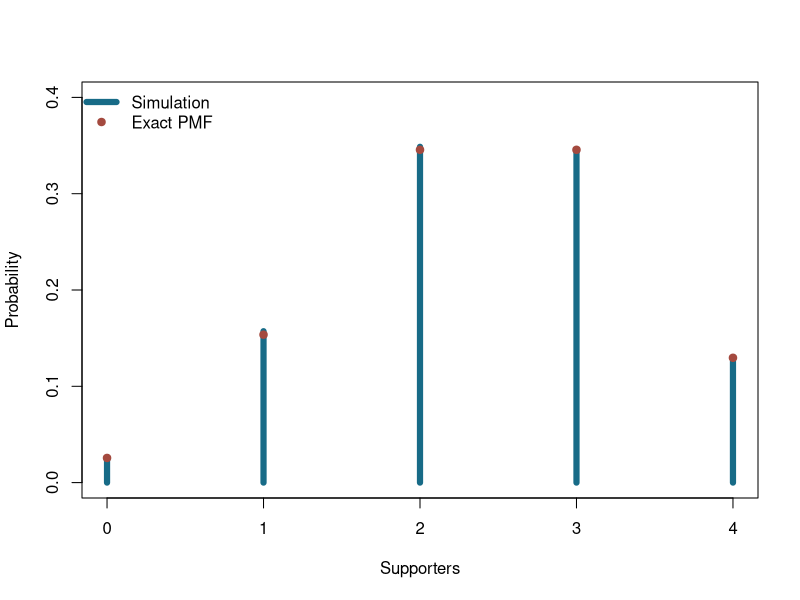
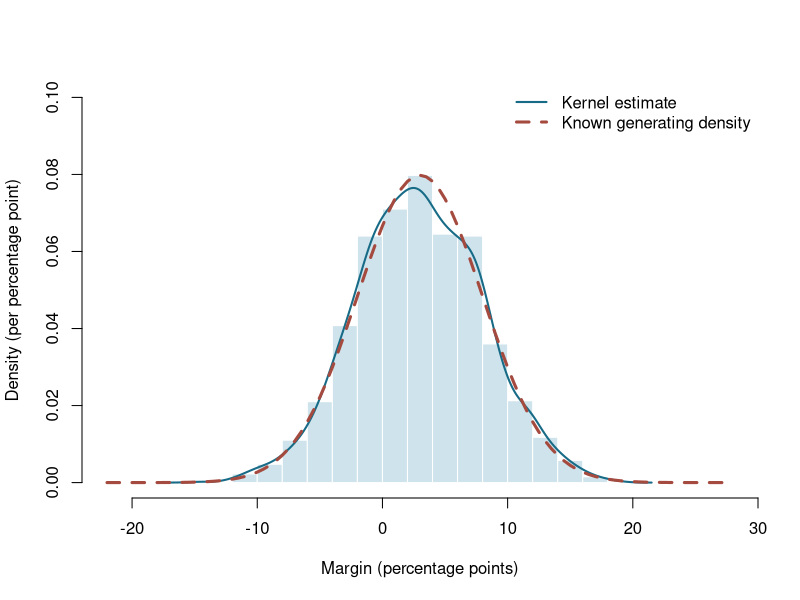
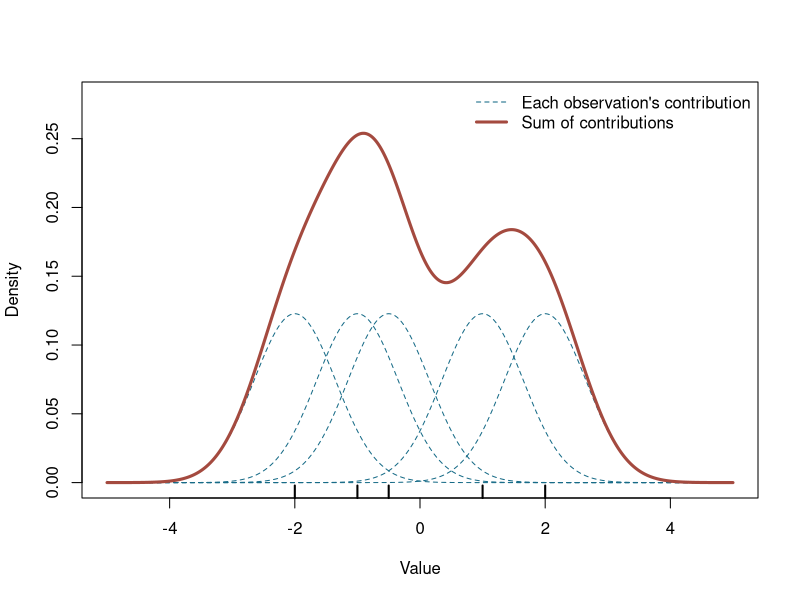
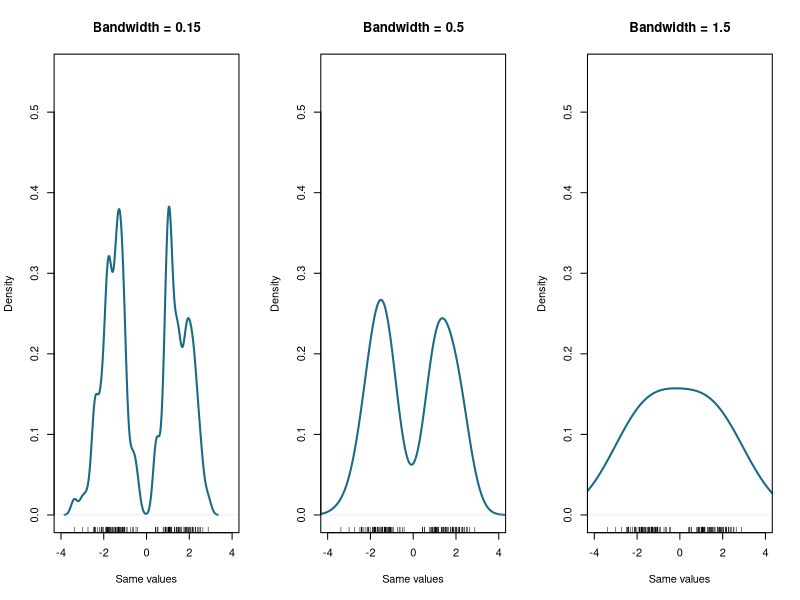
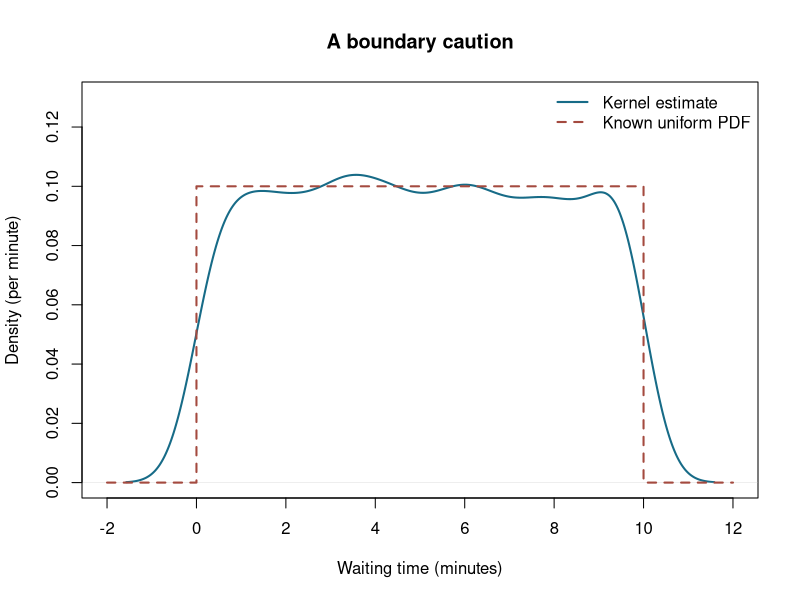
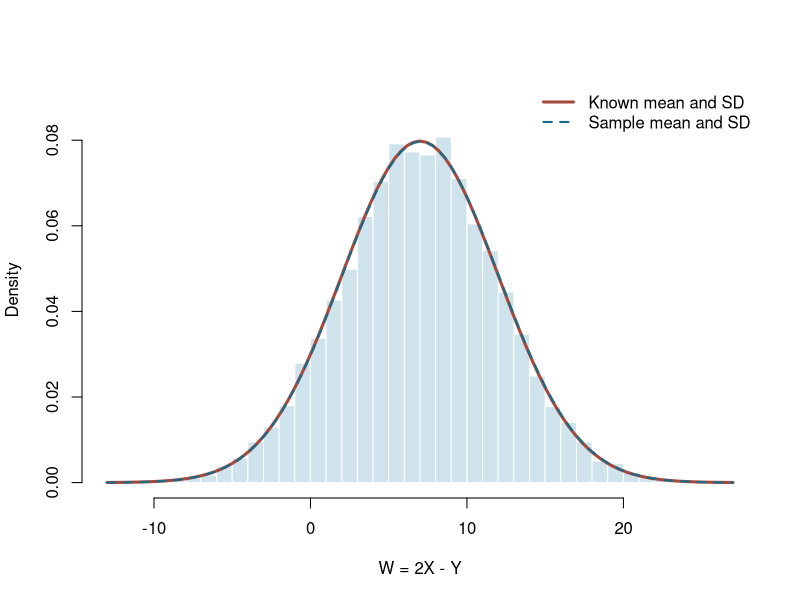
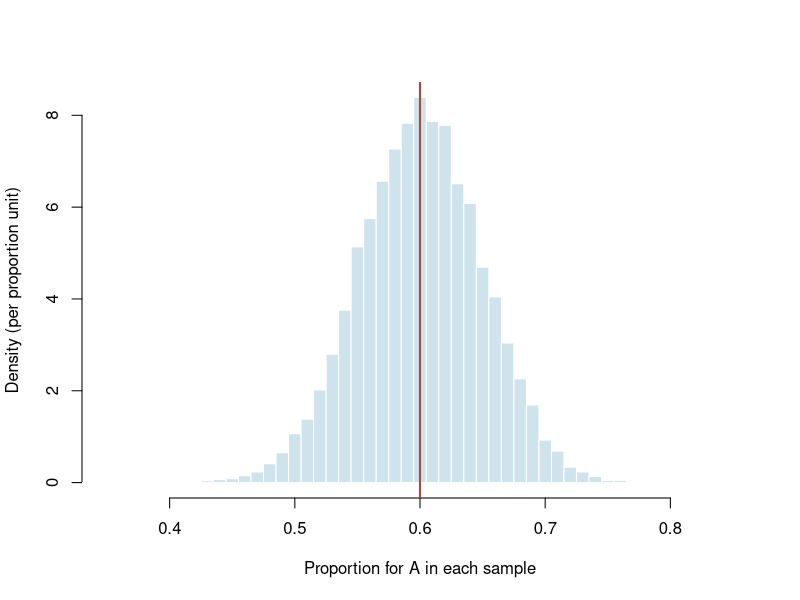
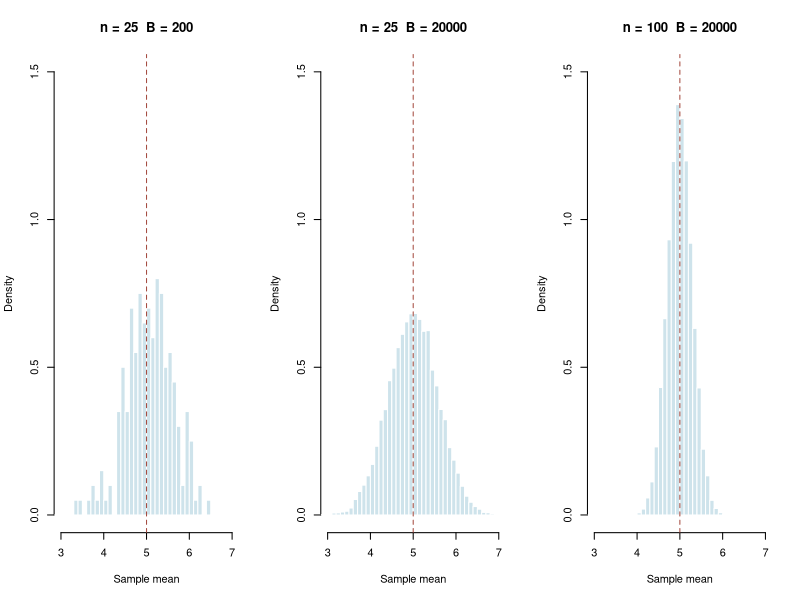

Generate these figures, in order, with R:
## ---- chunk 1
#| label: demo-01-pmf
set.seed(100701)
B <- 10000
supporters <- rbinom(B, size = 4, prob = .6)
values <- 0:4
estimated_pmf <- as.numeric(table(factor(supporters, levels = values))) / B
comparison <- data.frame(value = values,
                         estimated = estimated_pmf,
                         exact = dbinom(values, 4, .6))
print(comparison)
print(c(simulated_event = mean(supporters >= 3),
        exact_event = 1 - pbinom(2, 4, .6)))
plot(values, estimated_pmf, type = "h", lwd = 6, col = "#176B87",
     xlab = "Supporters", ylab = "Probability", ylim = c(0, .4), xaxt = "n")
axis(1, at = values)
points(values, comparison$exact, pch = 19, col = "#A44A3F")
legend("topleft", c("Simulation", "Exact PMF"), col = c("#176B87", "#A44A3F"),
       lwd = c(6, NA), pch = c(NA, 19), bty = "n")
## ---- chunk 2
#| label: demo-02-histogram
set.seed(100702)
B <- 2000
draws <- rnorm(B, mean = 3, sd = 5)
# A density histogram has total bar area one.
histogram <- hist(draws, breaks = seq(-22, 28, by = 2),
                  probability = TRUE, col = "#CEE3EB", border = "white",
                  main = "", xlab = "Margin (percentage points)",
                  ylab = "Density (per percentage point)", ylim = c(0, .10))
lines(density(draws), col = "#176B87", lwd = 2)
# curve() supplies evaluation locations named x.
curve(dnorm(x, mean = 3, sd = 5), add = TRUE, col = "#A44A3F", lwd = 3, lty = 2)
legend("topright", c("Kernel estimate", "Known generating density"),
       col = c("#176B87", "#A44A3F"), lwd = c(2, 3), lty = c(1, 2), bty = "n")
print(sum(histogram$density * diff(histogram$breaks)))
j <- which(head(histogram$breaks, -1) == 2)
print(data.frame(bin_left = 2, bin_right = 4,
                 fraction = histogram$counts[j] / B,
                 height = histogram$density[j],
                 width = 2, area = histogram$density[j] * 2))
print(c(simulated_interval = mean(draws > 2 & draws <= 4),
        exact_interval = pnorm(4, 3, 5) - pnorm(2, 3, 5)))
## ---- chunk 3
#| label: demo-03-kernels
observations <- c(-2, -1, -.5, 1, 2)
B <- length(observations)
h <- .65
grid <- seq(-5, 5, length.out = 1501)
bumps <- matrix(0, nrow = length(grid), ncol = B)
for (b in seq_along(observations)) {
  bumps[, b] <- dnorm(grid, mean = observations[b], sd = h) / B
}
manual_density <- rowSums(bumps)
matplot(grid, bumps, type = "l", col = "#176B87", lty = 2, lwd = 1,
        ylim = c(0, .28), xlab = "Value", ylab = "Density")
lines(grid, manual_density, col = "#A44A3F", lwd = 3)
rug(observations, lwd = 2)
legend("topright", c("Each observation's contribution", "Sum of contributions"),
       col = c("#176B87", "#A44A3F"), lty = c(2, 1), lwd = c(1, 3), bty = "n")

# Compare the direct formula with R's grid-based numerical implementation.
fit <- density(observations, bw = h, from = -5, to = 5, n = 2048)
direct_at_r_grid <- sapply(fit$x, function(location) {
  mean(dnorm(location, mean = observations, sd = h))
})
print(c(max_grid_difference = max(abs(fit$y - direct_at_r_grid)),
        approximate_area = sum(diff(grid) *
          (head(manual_density, -1) + tail(manual_density, -1)) / 2)))
# Height near zero times a narrow width approximates probability near zero.
epsilon <- .05
height_at_zero <- mean(dnorm(0, observations, h))
interval_area <- mean(pnorm(epsilon, observations, h) -
                      pnorm(-epsilon, observations, h))
print(c(density_at_zero = height_at_zero,
        width_times_height = 2 * epsilon * height_at_zero,
        exact_area_under_kernel_mixture = interval_area))
## ---- chunk 4
#| label: demo-04-bandwidth
set.seed(100703)
observations <- c(rnorm(70, -1.5, .6), rnorm(70, 1.5, .6))
old_par <- par(no.readonly = TRUE)
par(mfrow = c(1, 3))
for (h in c(.15, .5, 1.5)) {
  plot(density(observations, bw = h), main = paste("Bandwidth =", h),
       col = "#176B87", lwd = 2, xlim = c(-4, 4), ylim = c(0, .55),
       xlab = "Same values", ylab = "Density")
  rug(observations)
}
par(old_par)

set.seed(100704)
waits <- runif(3000, 0, 10)
plot(density(waits), col = "#176B87", lwd = 2, main = "A boundary caution",
     xlim = c(-2, 12), ylim = c(0, .13),
     xlab = "Waiting time (minutes)", ylab = "Density (per minute)")
lines(c(-2, 0, 0, 10, 10, 12), c(0, 0, .1, .1, 0, 0),
      col = "#A44A3F", lwd = 2, lty = 2)
legend("topright", c("Kernel estimate", "Known uniform PDF"),
       col = c("#176B87", "#A44A3F"), lwd = 2, lty = c(1, 2), bty = "n")
## ---- chunk 5
#| label: demo-05-parametric
set.seed(100705)
B <- 20000
X <- rnorm(B, mean = 4, sd = 2)
Y <- rnorm(B, mean = 1, sd = 3)  # independent of X
W <- 2 * X - Y
mu_w <- 2 * 4 - 1
sigma_w <- sqrt(2^2 * 2^2 + (-1)^2 * 3^2)
mu_hat <- mean(W)
sigma_hat <- sd(W)
hist(W, breaks = 45, probability = TRUE, col = "#CEE3EB", border = "white",
     main = "", xlab = "W = 2X - Y", ylab = "Density", ylim = c(0, .09))
curve(dnorm(x, mu_w, sigma_w), add = TRUE, col = "#A44A3F", lwd = 3)
curve(dnorm(x, mu_hat, sigma_hat), add = TRUE, col = "#176B87", lwd = 2, lty = 2)
legend("topright", c("Known mean and SD", "Sample mean and SD"),
       col = c("#A44A3F", "#176B87"), lwd = c(3, 2), lty = c(1, 2), bty = "n")
print(data.frame(quantity = c("Mean", "SD"),
                 known = c(mu_w, sigma_w), fitted = c(mu_hat, sigma_hat)))
## ---- chunk 6
#| label: demo-06-poll
set.seed(100706)
categories <- c("A", "B", "Unsure")
population_probabilities <- c(.6, .3, .1)
n <- 100
B <- 20000
one_sample <- sample(categories, size = n, replace = TRUE,
                     prob = population_probabilities)
print(table(factor(one_sample, levels = categories)))
print(mean(one_sample == "A"))

sample_proportions <- replicate(B, {
  people <- sample(categories, size = n, replace = TRUE,
                   prob = population_probabilities)
  mean(people == "A")
})
hist(sample_proportions, breaks = seq(-.005, 1.005, by = .01),
     probability = TRUE, col = "#CEE3EB", border = "white", main = "",
     xlim = c(.35, .85), xlab = "Proportion for A in each sample",
     ylab = "Density (per proportion unit)")
abline(v = .6, col = "#A44A3F", lwd = 2)
print(data.frame(quantity = c("Mean of proportions", "Variance of proportions",
                             "SD of proportions"),
                 theoretical = c(.6, .6 * .4 / n, sqrt(.6 * .4 / n)),
                 simulated = c(mean(sample_proportions),
                               var(sample_proportions), sd(sample_proportions))))
# Shorter, equivalent generation of counts, then division by n:
shortcut <- rbinom(B, size = n, prob = .6) / n
print(c(full_experiment = sd(sample_proportions), shortcut = sd(shortcut)))
## ---- chunk 7
#| label: demo-07-n-and-b
set.seed(100708)
settings <- data.frame(n = c(25, 25, 100), B = c(200, 20000, 20000))
results <- settings
results$simulated_sd <- NA_real_
results$theoretical_se <- NA_real_
old_par <- par(no.readonly = TRUE)
par(mfrow = c(1, 3))
for (j in seq_len(nrow(settings))) {
  n <- settings$n[j]
  B <- settings$B[j]
  sample_means <- replicate(B, mean(runif(n, min = 0, max = 10)))
  results$simulated_sd[j] <- sd(sample_means)
  results$theoretical_se[j] <- (10 / sqrt(12)) / sqrt(n)
  hist(sample_means, breaks = seq(0, 10, by = .1), probability = TRUE,
       xlim = c(3, 7), ylim = c(0, 1.5), col = "#CEE3EB", border = "white",
       main = paste("n =", n, " B =", B), xlab = "Sample mean", ylab = "Density")
  abline(v = 5, col = "#A44A3F", lty = 2)
}
par(old_par)
print(results)
## ---- chunk 8
#| label: demo-08-lln-clt
set.seed(100709)
n_max <- 3000
paths <- replicate(5, cumsum(rbinom(n_max, 1, .6)) / seq_len(n_max))
matplot(seq_len(n_max), paths, type = "l", lty = 1, log = "x",
        ylim = c(0, 1), xlab = "n (log scale)", ylab = "Running proportion")
abline(h = .6, lty = 2, lwd = 2)

set.seed(100711)
B <- 15000
old_par <- par(no.readonly = TRUE)
par(mfrow = c(2, 3))
for (family in c("uniform", "exponential")) {
  for (n in c(1, 5, 30)) {
    if (family == "uniform") {
      sample_means <- replicate(B, mean(runif(n, 0, 10)))
      mu <- 5
      sigma <- 10 / sqrt(12)
    } else {
      sample_means <- replicate(B, mean(rexp(n, rate = .2)))
      mu <- 5
      sigma <- 5
    }
    z_means <- (sample_means - mu) / (sigma / sqrt(n))
    hist(z_means, breaks = 50, probability = TRUE,
         col = "#CEE3EB", border = "white", xlim = c(-4, 5),
         main = paste(family, "n =", n), xlab = "Standardized mean", ylab = "Density")
    curve(dnorm(x), add = TRUE, col = "#A44A3F", lwd = 2)
  }
}
par(old_par)
## ---- chunk 9
#| label: demo-08b-cdf-comparison
set.seed(100718)                 # Outside the repeated experiment
B <- 20000
sizes <- c(5, 20, 40)
mu <- 5
sigma <- 5

# The last expression is the function's returned value: B sample means.
simulate_means <- function(n, B) {
  replicate(B, {
    sample_x <- rexp(n, rate = .2)  # n fresh observations each time
    mean(sample_x)                # One number from this sample
  })
}

# lapply() returns a list: one vector of B means for each requested n.
means_by_n <- lapply(sizes, function(n) simulate_means(n, B))
print(lengths(means_by_n))
print(head(means_by_n[[1]]))    # [[1]] retrieves the first vector (n = 5)

z_by_n <- lapply(seq_along(sizes), function(i) {
  (means_by_n[[i]] - mu) / (sigma / sqrt(sizes[i]))
})
z_means <- z_by_n[[1]]
print(c(simulated = mean(z_means <= 0), normal = pnorm(0)))

# An empirical CDF returns the fraction at or below each cutoff.
plot(ecdf(z_means), verticals = TRUE, do.points = FALSE,
     xlim = c(-3, 3), ylim = c(0, 1), col = "#176B87", lwd = 2,
     main = "Exponential sample means: n = 5",
     xlab = "Cutoff z", ylab = "Cumulative probability")
curve(pnorm(x), add = TRUE, col = "#A44A3F", lwd = 2, lty = 2)
legend("topleft", c("Simulated CDF", "Standard Normal CDF"),
       col = c("#176B87", "#A44A3F"), lwd = 2, lty = c(1, 2), bty = "n")

cdf_comparison <- function(values) {
  cutoffs <- c(-2, -1, 0, 1, 2)
  estimated <- sapply(cutoffs, function(z) mean(values <= z))
  normal <- pnorm(cutoffs)
  data.frame(cutoff = cutoffs, simulated = estimated, normal = normal,
             absolute_gap = abs(estimated - normal))
}
print(cdf_comparison(z_means), digits = 4)

# A4 supplies the display helpers. Here we inspect what they summarize.
summary_by_n <- data.frame(n = sizes)
summary_by_n$simulated_mean <- sapply(z_by_n, mean)
summary_by_n$simulated_sd <- sapply(z_by_n, sd)
summary_by_n$max_CDF_gap <- sapply(z_by_n, function(values) {
  max(cdf_comparison(values)$absolute_gap)
})
summary_by_n$within_0.02 <- summary_by_n$max_CDF_gap <= .02
print(summary_by_n, digits = 4)

# Repeat a case near the cutoff, holding n and B fixed.
recheck_n <- 40
set.seed(100719)
recheck_means <- simulate_means(recheck_n, B)
recheck_z <- (recheck_means - mu) / (sigma / sqrt(recheck_n))
original_z <- z_by_n[[match(recheck_n, sizes)]]
seed_comparison <- rbind(cdf_comparison(original_z), cdf_comparison(recheck_z))
seed_comparison$run <- rep(c("Original", "Different seed"), each = 5)
print(seed_comparison, digits = 4)
seed_max_gaps <- c(original = max(cdf_comparison(original_z)$absolute_gap),
                  different_seed = max(cdf_comparison(recheck_z)$absolute_gap))
print(data.frame(run = names(seed_max_gaps), max_CDF_gap = unname(seed_max_gaps),
                 within_0.02 = unname(seed_max_gaps) <= .02), row.names = FALSE)
## ---- chunk 10
#| label: demo-09-approximation
set.seed(100715)
n <- 30
p <- .02
B <- 20000
counts <- rbinom(B, size = n, prob = p)
print(c(simulated_zero = mean(counts == 0), exact_zero = dbinom(0, n, p)))
plot(0:6, dbinom(0:6, n, p), type = "h", lwd = 5, col = "#176B87",
     xlab = "Successes among 30 trials", ylab = "Probability mass")
# A different example, where a Normal approximation works well:
n <- 400
p <- .6
se <- sqrt(p * (1 - p) / n)
normal_probability <- pnorm(.65, p, se) - pnorm(.55, p, se)
exact_probability <- pbinom(260, n, p) - pbinom(219, n, p)
corrected_probability <- pnorm(260.5, n * p, sqrt(n * p * (1 - p))) -
                         pnorm(219.5, n * p, sqrt(n * p * (1 - p)))
print(c(normal = normal_probability, exact = exact_probability,
        continuity_corrected = corrected_probability))
## ---- chunk 11
#| label: demo-10-chi-squared
set.seed(100712)
B <- 20000
nu <- 5
q_values <- replicate(B, sum(rnorm(nu)^2))
hist(q_values, breaks = 55, probability = TRUE, col = "#CEE3EB",
     border = "white", main = "Sum of independent Z squared",
     xlab = "Q", ylab = "Density")
curve(dchisq(x, df = nu), add = TRUE, col = "#A44A3F", lwd = 2)
print(data.frame(quantity = c("Mean", "Variance"),
                 exact = c(nu, 2 * nu), simulated = c(mean(q_values), var(q_values))))

n <- 10
mu <- 12
sigma <- 4
scaled_variances <- replicate(B, {
  sample_x <- rnorm(n, mu, sigma)
  (n - 1) * var(sample_x) / sigma^2
})
hist(scaled_variances, breaks = 55, probability = TRUE, col = "#CEE3EB",
     border = "white", main = "Scaled sample variance",
     xlab = "(n - 1) S squared / sigma squared", ylab = "Density")
curve(dchisq(x, df = n - 1), add = TRUE, col = "#A44A3F", lwd = 2)
print(c(simulated_mean = mean(scaled_variances), reference_mean = n - 1))
# The residuals sum to zero in a single sample, up to floating-point error.
sample_x <- rnorm(n, mu, sigma)
print(sum(sample_x - mean(sample_x)))
## ---- chunk 12
#| label: demo-11-t
set.seed(100714)
B <- 20000
nu <- 9
Z <- rnorm(B)
Q <- rchisq(B, df = nu)       # independent of Z
D <- sqrt(Q / nu)
constructed_t <- Z / D
print(c(constructed_variance = var(constructed_t),
        theoretical_variance = nu / (nu - 2)))

n <- 10
mu <- 12
sigma <- 4
statistics <- replicate(B, {
  sample_x <- rnorm(n, mean = mu, sd = sigma)
  sample_mean <- mean(sample_x)
  sample_sd <- sd(sample_x)
  c(z = (sample_mean - mu) / (sigma / sqrt(n)),
    t = (sample_mean - mu) / (sample_sd / sqrt(n)),
    relative_sd = sample_sd / sigma)
})
# Returning a named vector makes a matrix: one column per repeated sample.
print(dim(statistics))         # Three rows, B columns
print(statistics[, 1:3])       # The first three samples
# statistics["t", ] selects the t row across ALL samples.
print(c(max_identity_error = max(abs(
  statistics["t", ] - statistics["z", ] / statistics["relative_sd", ]))))

plot(density(statistics["t", ]), xlim = c(-5, 5), ylim = c(0, .43),
     main = "", xlab = "Statistic across repeated samples", ylab = "Density",
     col = "#176B87", lwd = 3)
curve(dt(x, df = n - 1), add = TRUE, col = "#A44A3F", lwd = 2, lty = 2)
curve(dnorm(x), add = TRUE, col = "black", lwd = 2, lty = 3)
legend("topright", c("Simulated t statistic", "t PDF", "Normal PDF"),
       col = c("#176B87", "#A44A3F", "black"), lty = 1:3, lwd = c(3, 2, 2),
       bty = "n")
print(data.frame(statistic = c("z", "t"),
                 simulated_tail = c(mean(abs(statistics["z", ]) > 2),
                                    mean(abs(statistics["t", ]) > 2)),
                 theoretical_tail = c(2 * pnorm(-2), 2 * pt(-2, df = n - 1))))
# Symmetry gives the same two-sided tail from either one-sided tail.
print(c(t_lower_doubled = 2 * pt(-2, df = n - 1),
        t_upper_doubled = 2 * pt(2, df = n - 1, lower.tail = FALSE)))
## ---- chunk 13
#| label: demo-12-optional-f
set.seed(100716)
B <- 20000
n1 <- 12
n2 <- 18
f_values <- replicate(B, {
  x <- rnorm(n1, mean = 0, sd = 2)
  y <- rnorm(n2, mean = 3, sd = 5)
  (var(x) / 2^2) / (var(y) / 5^2)
})
hist(f_values, breaks = 70, probability = TRUE, xlim = c(0, 5),
     col = "#CEE3EB", border = "white", main = "",
     xlab = "Ratio of relative variance estimates", ylab = "Density")
curve(df(x, df1 = n1 - 1, df2 = n2 - 1), add = TRUE,
      col = "#A44A3F", lwd = 2)
## ---- chunk 14
#| label: demo-13-optional-centering
set.seed(100717)
B <- 20000
n <- 15
mu <- 12
sigma <- 4
sample_means <- replicate(B, mean(rnorm(n, mu, sigma)))
print(c(target = mu, average_of_estimates = mean(sample_means),
        simulated_spread = sd(sample_means), exact_se = sigma / sqrt(n)))
